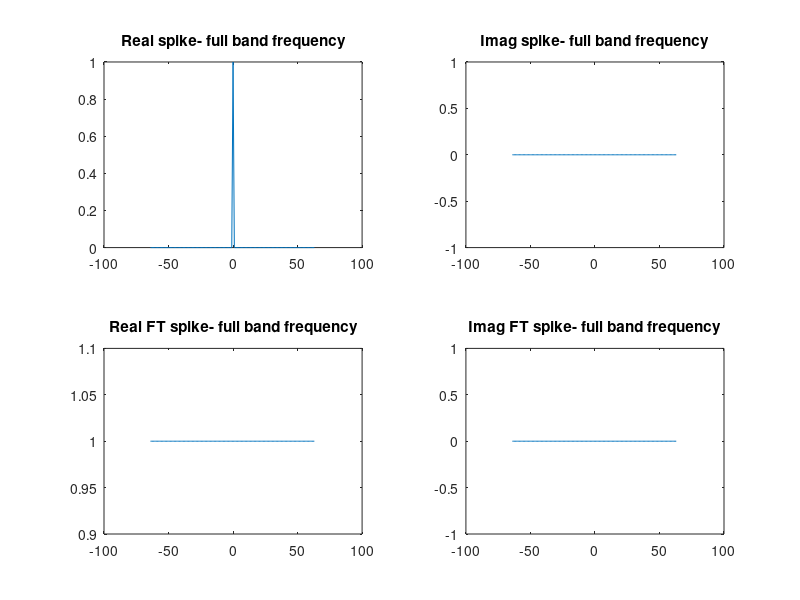
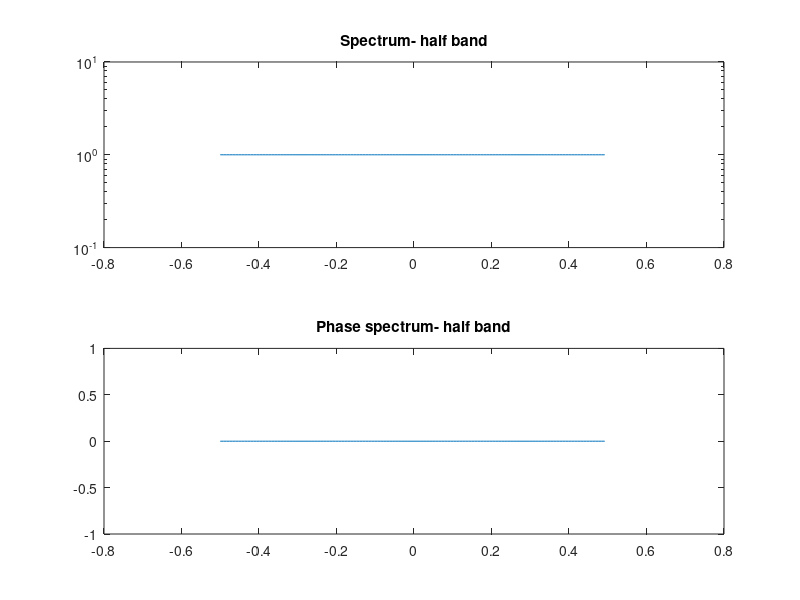

Write the MATLAB code that produced these figures, in order. (Note: this script raises an error after producing the figures.)
% GEOP 520B-- Prof.: Tad Ulrych
% 	      Student: Daniel Trad
% Program to produce a band frequency wavelet.
clear

MM=128;
t=0:MM-1;
ts=-MM/2:MM/2-1;
f=(-MM/2:MM/2-1).*(1/MM);
w=zeros(size(t));
w(1)=1;
Y=fft(w);

figure(1);
subplot(221),plot(ts,fftshift(real(w)));title('Real spike- full band frequency');
subplot(222),plot(ts,fftshift(imag(w)));title('Imag spike- full band frequency');
subplot(223),plot(ts,fftshift(real(Y)));title('Real FT spike- full band frequency');
subplot(224),plot(ts,fftshift(imag(Y)));title('Imag FT spike- full band frequency');
figure(1)

figure(2);
subplot(211),semilogy(f,fftshift(abs(Y)));title('Spectrum- half band');
subplot(212),plot(f,fftshift(angle(Y)));title('Phase spectrum- half band');
figure(2);

YZ=zeros(size(Y(1:MM)));
%wind=hanning(MM/4);
wind=window('kais',MM/4);
IN=MM/8;INN=MM/4;
YZ(1)=0;
YZ(1+IN:IN+INN)=wind';
YZ(MM/2+1)=0;
YZ(MM/2+IN+2:MM/2+IN+INN+1)=wind';
%YZ=Y.*zwind;

wz=ifft(YZ(1:MM));

figure(3)
subplot(211),plot(ts,fftshift(real(wz)));title('Real spike constructed with Kaiser');
subplot(212),plot(ts,fftshift(imag(wz)));title('Imag spike constructed with Kaiser');
figure(3)
temp=fftshift(real(wz));
save c:\daniel\synth\kaiserspike temp

figure(4)
subplot(221),plot(f,fftshift(real(YZ(1:MM))));title('Real FT spike');
subplot(222),plot(f,fftshift(imag(YZ(1:MM))));title('Imag FT spike');
subplot(223),semilogy(f,fftshift(abs(YZ(1:MM))));title('mag spectrum');
subplot(224),plot(f,fftshift(angle(YZ(1:MM))));title('phase spectrum');
%gtext('spike constructed with KAISER window')
figure(4)

	
